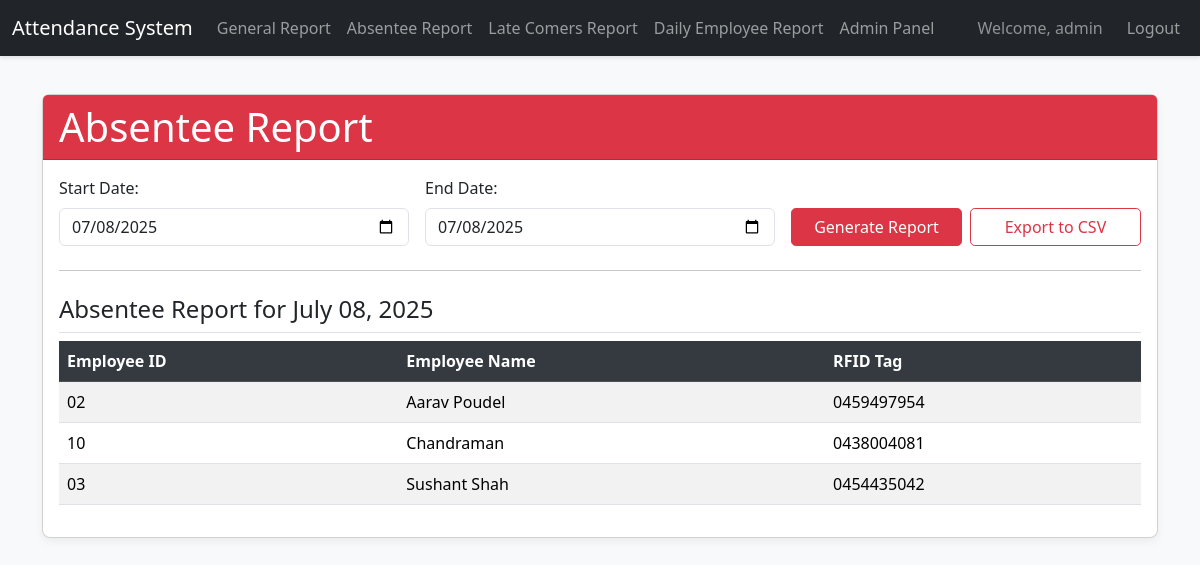
The page /report/absentee/ (signed in) on the database as committed earlier.
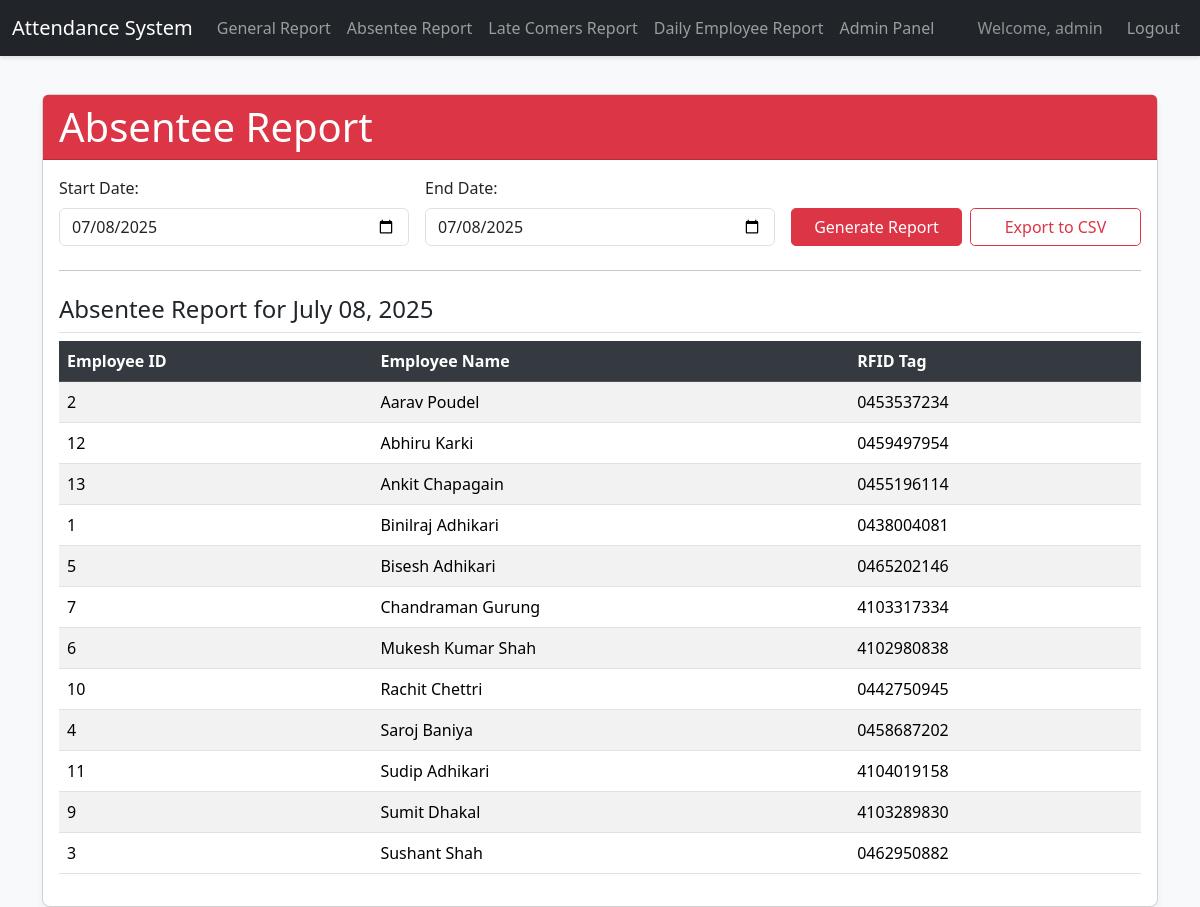
The same page on the database as committed later.
### attendance/models.py (models this page shows, shortened)
class Employee(models.Model):
    employee_id = models.CharField(max_length=50, unique=True)
    name = models.CharField(max_length=100)
    rfid_tag = models.CharField(max_length=50, unique=True, blank=True, null=True)
    class Meta:
        ordering = ['name'] # Order employees by name by default

### attendance/views.py (the view)
# urls.py: path('report/absentee/', views.AbsenteeReportView.as_view(), name='absentee_report'),
class AbsenteeReportView(AdminRequiredMixin, View):
    def get(self, request):
        starting_date_str = request.GET.get('starting_date')
        ending_date_str = request.GET.get('ending_date')
        absentee_data = []
        employees = Employee.objects.all().order_by('name')
        try:
            if starting_date_str:
                start_date = datetime.strptime(starting_date_str, '%Y-%m-%d').date()
            else:
                start_date = date.today()
            if ending_date_str:
                end_date = datetime.strptime(ending_date_str, '%Y-%m-%d').date()
            else:
                end_date = date.today()
        except ValueError:
            print("Invalid date format provided for absentee report. Returning empty.")
            return render(request, 'attendance/absentee_report.html', {
                'absentee_data': [],
                'starting_date': None,
                'ending_date': None,
                'error_message': 'Invalid date format provided.'
            })
        if start_date > end_date:
            start_date, end_date = end_date, start_date
        current_date_iter = start_date
        while current_date_iter <= end_date:
            if current_date_iter.weekday() in WORKING_WEEKDAYS:
                present_employees_ids = AttendanceRecord.objects.filter(
                    timestamp__date=current_date_iter
                ).values_list('employee__id', flat=True).distinct() # Corrected to employee__id
                absent_employees_for_day = employees.exclude(id__in=present_employees_ids)
                absentee_data.append({
                    'date': current_date_iter,
                    'absent_employees': absent_employees_for_day
                })
            else:
                pass # Do nothing for weekends/holidays
            current_date_iter += timedelta(days=1)
        context = {
            'absentee_data': absentee_data,
            'starting_date': start_date,
            'ending_date': end_date
        }
        return render(request, 'attendance/absentee_report.html', context)

### attendance/views.py (called while the page is built)
    def test_func(self):
        return self.request.user.is_staff # Check if the user has staff status

### attendance/templates/attendance/absentee_report.html (shortened to what this page needs)
{% extends 'base.html' %}
{% block content %}
    <div class="card mt-4">
        <div class="card-header bg-danger text-white">
            <h1 class="card-title mb-0">Absentee Report</h1>
        </div>
        <div class="card-body">
            <form method="get" action="{% url 'attendance:absentee_report' %}" class="row g-3 align-items-end">
                <div class="col-md-4">
                    <label for="starting_date" class="form-label">Start Date:</label>
                    <input type="date" id="starting_date" name="starting_date" class="form-control" value="{{ starting_date|date:'Y-m-d'|default:'' }}">
                </div>
                <div class="col-md-4">
                    <label for="ending_date" class="form-label">End Date:</label>
                    <input type="date" id="ending_date" name="ending_date" class="form-control" value="{{ ending_date|date:'Y-m-d'|default:'' }}">
                </div>
                <div class="col-md-4 d-flex align-items-end">
                    <button type="submit" class="btn btn-danger w-100 me-2">Generate Report</button>
                    <a href="{% url 'attendance:export_absentee_csv' %}?starting_date={{ starting_date|date:'Y-m-d'|default:'' }}&ending_date={{ ending_date|date:'Y-m-d'|default:'' }}" class="btn btn-outline-danger w-100">Export to CSV</a>
                </div>
            </form>
            <hr class="my-4">
            {% if error_message %}
                <div class="alert alert-danger mt-3" role="alert">
                    {{ error_message }}
                </div>
            {% elif absentee_data %}
                {% for day_data in absentee_data %}
                    <h4 class="mt-4 border-bottom pb-2">Absentee Report for {{ day_data.date|date:"F d, Y" }}</h4>
                    {% if day_data.absent_employees %}
                        <div class="table-responsive">
                            <table class="table table-striped table-hover">
                                <thead class="table-dark">
                                    <tr>
                                        <th>Employee ID</th>
                                        <th>Employee Name</th>
                                        <th>RFID Tag</th>
                                    </tr>
                                </thead>
                                <tbody>
                                    {% for employee in day_data.absent_employees %}
                                        <tr>
                                            <td>{{ employee.employee_id }}</td>
                                            <td>{{ employee.name }}</td>
                                            <td>{{ employee.rfid_tag|default:"N/A" }}</td>
                                        </tr>
                                    {% endfor %}
                                </tbody>
                            </table>
                        </div>
                    {% else %}
                        <div class="alert alert-success mt-3" role="alert">
                            All employees were present on {{ day_data.date|date:"F d, Y" }}.
                        </div>
                    {% endif %}
                {% endfor %}
            {% else %}
                <div class="alert alert-info mt-3" role="alert">
                    Please select a date range to generate the absentee report.
                </div>
            {% endif %}
        </div>
    </div>
{% endblock content %}

Rows that differ between the two databases and show on the page:
removed Employee: employee_id "02", name "Aarav Poudel", rfid_tag "0459497954"
removed Employee: employee_id "10", name "Chandraman", rfid_tag "0438004081"
removed Employee: employee_id "03", name "Sushant Shah", rfid_tag "0454435042"
added Employee: employee_id "2", name "Aarav Poudel", rfid_tag "0453537234"
added Employee: employee_id "12", name "Abhiru Karki", rfid_tag "0459497954"
added Employee: employee_id "13", name "Ankit Chapagain", rfid_tag "0455196114"
added Employee: employee_id "1", name "Binilraj Adhikari", rfid_tag "0438004081"
added Employee: employee_id "5", name "Bisesh Adhikari", rfid_tag "0465202146"
added Employee: employee_id "7", name "Chandraman Gurung", rfid_tag "4103317334"
added Employee: employee_id "6", name "Mukesh Kumar Shah", rfid_tag "4102980838"
added Employee: employee_id "10", name "Rachit Chettri", rfid_tag "0442750945"
added Employee: employee_id "4", name "Saroj Baniya", rfid_tag "0458687202"
added Employee: employee_id "11", name "Sudip Adhikari", rfid_tag "4104019158"
added Employee: employee_id "9", name "Sumit Dhakal", rfid_tag "4103289830"
added Employee: employee_id "3", name "Sushant Shah", rfid_tag "0462950882"
